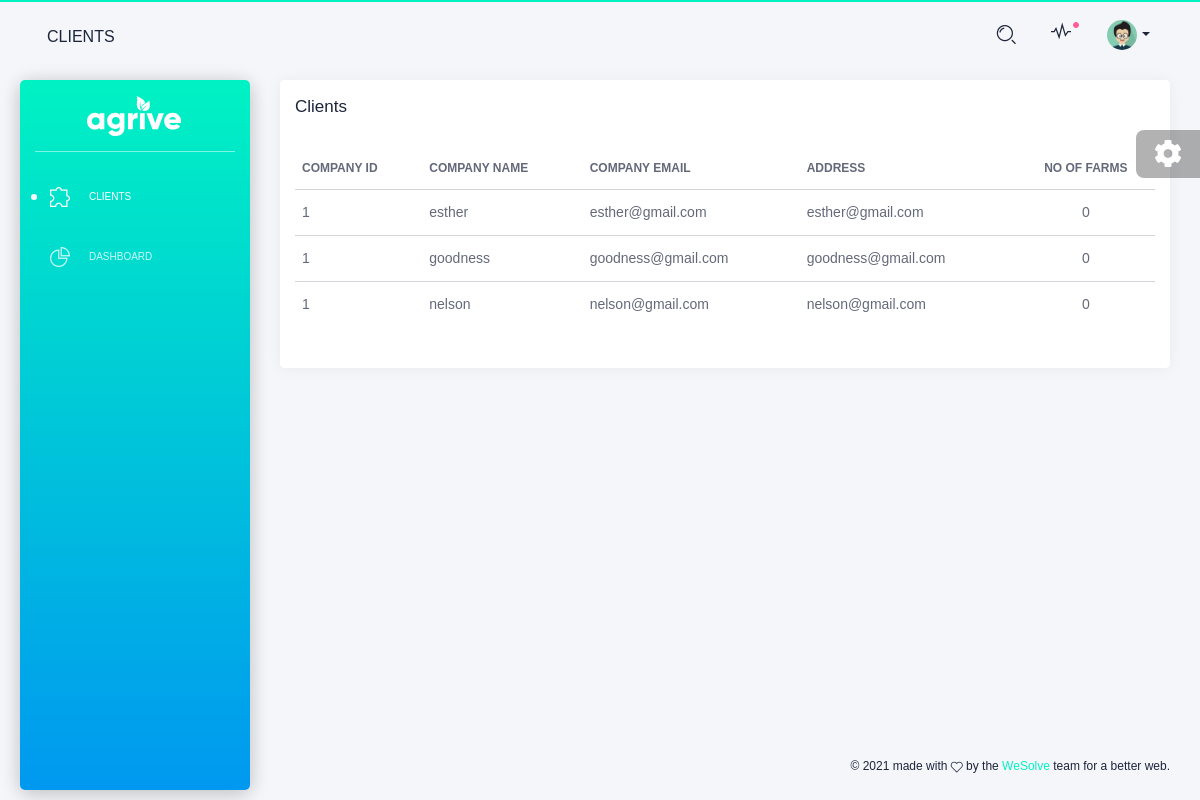
The page /examples/clients.php (signed in) on the database its author committed.
### tables this page shows
CREATE TABLE `users` (
  `company_name` varchar(100) NOT NULL,
  `company_email` text NOT NULL,
  `password` text NOT NULL,
  `company_address` text NOT NULL,
  `role` int(2) NOT NULL DEFAULT 1,
  `id` int(11) NOT NULL
);

### backend/get_users.php (called while the page is built)
<?php
require_once('connections/connections.php');
$select_users = "SELECT * FROM `users` WHERE `role` = '1'";
$query_users = mysqli_query($con, $select_users);
 ?>

### examples/clients.php (the view, shortened to what this page needs)
<!DOCTYPE html>
<html lang="en">
<head>
  <link href="https://use.fontawesome.com/releases/v5.0.6/css/all.css" rel="stylesheet">
  <link href="../assets/css/nucleo-icons.css" rel="stylesheet" />
  <link href="../assets/css/black-dashboard.css?v=1.0.0" rel="stylesheet" />
  <link href="../assets/demo/demo.css" rel="stylesheet" />
</head>
<body class="white-body white-content">
  <div class="wrapper">
    <div class="sidebar" data="green">
      <div class="sidebar-wrapper">
        <div class="logo">
          <a href="javascript:void(0)" class="simple-text logo-mini">
          </a>
          <a href="javascript:void(0)" class="simple-text logo-normal">
            <img src="../assets/img/agrive-logo-light.svg" alt="">
          </a>
        </div>
        <ul class="nav">
          <li class="active ">
            <a href="./clients.php">
              <i class="tim-icons icon-puzzle-10"></i>
              <p>Clients</p>
            </a>
          </li>
          <li>
            <a href="./dashboard.php">
              <i class="tim-icons icon-chart-pie-36"></i>
              <p>Dashboard</p>
            </a>
          </li>
        </ul>
      </div>
    </div>
    <div class="main-panel" data="green">
      <nav class="navbar navbar-expand-lg navbar-absolute navbar-transparent">
        <div class="container-fluid">
          <div class="navbar-wrapper">
            <a class="navbar-brand" href="javascript:void(0)">Clients</a>
          </div>
          <div class="collapse navbar-collapse" id="navigation">
            <ul class="navbar-nav ml-auto">
              <li class="search-bar input-group">
                <button class="btn btn-link" id="search-button" data-toggle="modal" data-target="#searchModal"><i class="tim-icons icon-zoom-split" ></i>
                </button>
              </li>
              <li class="dropdown nav-item">
                <a href="javascript:void(0)" class="dropdown-toggle nav-link" data-toggle="dropdown">
                  <div class="notification d-none d-lg-block d-xl-block"></div>
                  <i class="tim-icons icon-sound-wave"></i>
                </a>
              </li>
              <li class="dropdown nav-item">
                <a href="#" class="dropdown-toggle nav-link" data-toggle="dropdown">
                  <div class="photo">
                    <img src="../assets/img/anime3.png" alt="Profile Photo">
                  </div>
                  <b class="caret d-none d-lg-block d-xl-block"></b>
                </a>
              </li>
            </ul>
          </div>
        </div>
      </nav>
      <div class="content">
        <div class="row">
          <div class="col-md-12">
            <div class="card ">
              <div class="card-header">
                <h4 class="card-title">Clients </h4>
              </div>
              <div class="card-body">
                <div class="table-responsive table-hover">
                  <table class="table tablesorter " id="">
                    <thead class=" text-primary">
                      <tr>
                        <th>Company ID</th>
                        <th>Company Name</th>
                        <th>Company Email</th>
                        <th>Address</th>
                        <th class="text-center">No of farms</th>
                      </tr>
                    </thead>
                    <tbody>
                      <?php include('../backend/get_users.php');
                      if($query_users){
                 while($users = mysqli_fetch_assoc($query_users)){
                  $company_id = $users['id'];
                  $get_num_of_farms = "SELECT * FROM `farms` WHERE `company_id` = '$company_id'";
                  $query_get = mysqli_query($con,$get_num_of_farms);
                  $number_of_farms = mysqli_num_rows($query_get);
                      ?>
                      <tr>
                        <td>1</td>
                        <td><?php echo $users['company_name']; ?></td>
                        <td><?php echo $users['company_email']; ?></td>
                        <td><?php echo $users['company_address']; ?></td>
                        <td class="text-center"><?php echo $number_of_farms; ?></td>
                      </tr>
                      <?php }
                      }?>
                    </tbody>
                  </table>
                </div>
              </div>
            </div>
          </div>
        </div>
      </div>
      <footer class="footer">
        <div class="container-fluid">
          <div class="copyright">
            ©
             made with <i class="tim-icons icon-heart-2"></i> by the
            <a href="javascript:void(0)" target="_blank">WeSolve</a> team for a better web.
          </div>
        </div>
      </footer>
    </div>
  </div>
  <div class="fixed-plugin">
    <div class="dropdown show-dropdown">
      <a href="#" data-toggle="dropdown">
        <i class="fa fa-cog fa-2x"> </i>
      </a>
    </div>
  </div>
</body>
</html>

### assets/demo/demo.css (style rules this page uses)
[class*="btn"] { font-family: 'Metropolis', sans-serif; font-weight: bold; }
p { font-family: 'Metropolis', sans-serif; }
.white-content { font-family: 'Gilroy',sans-serif; }

### rows shown on the page
users: company_name "esther", company_email "esther@gmail.com", company_address "esther@gmail.com", number_of_farms "0"
users: company_name "goodness", company_email "goodness@gmail.com", company_address "goodness@gmail.com", number_of_farms "0"
users: company_name "nelson", company_email "nelson@gmail.com", company_address "nelson@gmail.com", number_of_farms "0"
